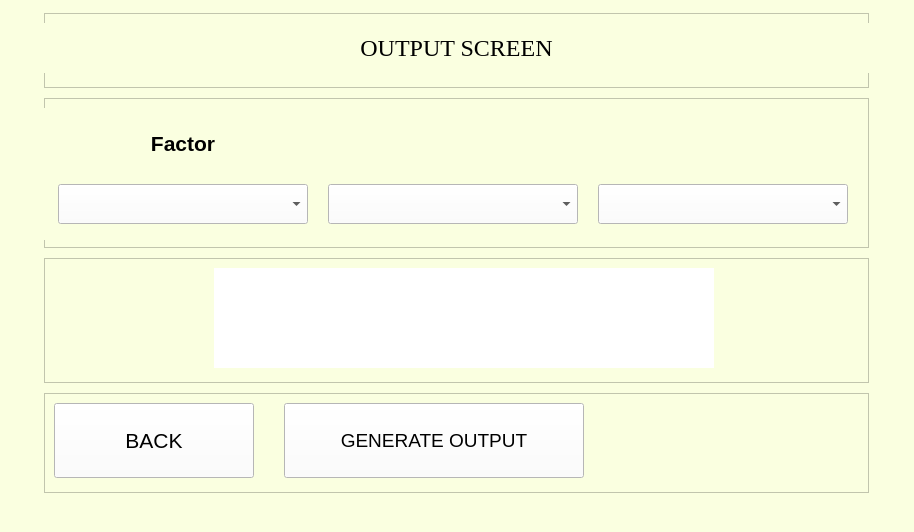
<?xml version="1.0" encoding="UTF-8"?>
<ui version="4.0">
 <class>MainWindow</class>
 <widget class="QMainWindow" name="MainWindow">
  <property name="geometry">
   <rect>
    <x>0</x>
    <y>0</y>
    <width>914</width>
    <height>532</height>
   </rect>
  </property>
  <property name="windowTitle">
   <string>MainWindow</string>
  </property>
  <property name="styleSheet">
   <string notr="true">background-color:rgb(250, 255, 224)</string>
  </property>
  <widget class="QWidget" name="centralwidget">
   <layout class="QVBoxLayout" name="verticalLayout">
    <item alignment="Qt::AlignHCenter">
     <widget class="QFrame" name="frame">
      <property name="minimumSize">
       <size>
        <width>825</width>
        <height>75</height>
       </size>
      </property>
      <property name="maximumSize">
       <size>
        <width>825</width>
        <height>75</height>
       </size>
      </property>
      <property name="frameShape">
       <enum>QFrame::StyledPanel</enum>
      </property>
      <property name="frameShadow">
       <enum>QFrame::Raised</enum>
      </property>
      <widget class="QLabel" name="heading">
       <property name="geometry">
        <rect>
         <x>0</x>
         <y>10</y>
         <width>825</width>
         <height>50</height>
        </rect>
       </property>
       <property name="sizePolicy">
        <sizepolicy hsizetype="Preferred" vsizetype="Preferred">
         <horstretch>0</horstretch>
         <verstretch>0</verstretch>
        </sizepolicy>
       </property>
       <property name="minimumSize">
        <size>
         <width>825</width>
         <height>50</height>
        </size>
       </property>
       <property name="maximumSize">
        <size>
         <width>825</width>
         <height>50</height>
        </size>
       </property>
       <property name="font">
        <font>
         <family>Times New Roman</family>
         <pointsize>18</pointsize>
        </font>
       </property>
       <property name="text">
        <string>OUTPUT SCREEN</string>
       </property>
       <property name="alignment">
        <set>Qt::AlignCenter</set>
       </property>
       <property name="wordWrap">
        <bool>true</bool>
       </property>
      </widget>
     </widget>
    </item>
    <item alignment="Qt::AlignHCenter">
     <widget class="QFrame" name="frame_4">
      <property name="minimumSize">
       <size>
        <width>825</width>
        <height>150</height>
       </size>
      </property>
      <property name="maximumSize">
       <size>
        <width>825</width>
        <height>150</height>
       </size>
      </property>
      <property name="frameShape">
       <enum>QFrame::StyledPanel</enum>
      </property>
      <property name="frameShadow">
       <enum>QFrame::Raised</enum>
      </property>
      <widget class="QWidget" name="layoutWidget">
       <property name="geometry">
        <rect>
         <x>0</x>
         <y>10</y>
         <width>821</width>
         <height>132</height>
        </rect>
       </property>
       <layout class="QGridLayout" name="gridLayout">
        <item row="2" column="2">
         <widget class="QComboBox" name="parameters2">
          <property name="sizePolicy">
           <sizepolicy hsizetype="Preferred" vsizetype="Preferred">
            <horstretch>0</horstretch>
            <verstretch>0</verstretch>
           </sizepolicy>
          </property>
          <property name="minimumSize">
           <size>
            <width>250</width>
            <height>40</height>
           </size>
          </property>
          <property name="maximumSize">
           <size>
            <width>250</width>
            <height>40</height>
           </size>
          </property>
          <property name="font">
           <font>
            <family>Arial</family>
            <pointsize>14</pointsize>
           </font>
          </property>
          <property name="acceptDrops">
           <bool>true</bool>
          </property>
          <property name="styleSheet">
           <string notr="true">background-color:rgb(255, 255, 255)</string>
          </property>
         </widget>
        </item>
        <item row="2" column="1">
         <widget class="QComboBox" name="parameters1">
          <property name="sizePolicy">
           <sizepolicy hsizetype="Preferred" vsizetype="Preferred">
            <horstretch>0</horstretch>
            <verstretch>0</verstretch>
           </sizepolicy>
          </property>
          <property name="minimumSize">
           <size>
            <width>250</width>
            <height>40</height>
           </size>
          </property>
          <property name="maximumSize">
           <size>
            <width>250</width>
            <height>40</height>
           </size>
          </property>
          <property name="font">
           <font>
            <family>Arial</family>
            <pointsize>14</pointsize>
           </font>
          </property>
          <property name="acceptDrops">
           <bool>true</bool>
          </property>
          <property name="styleSheet">
           <string notr="true">background-color:rgb(255, 255, 255)</string>
          </property>
         </widget>
        </item>
        <item row="1" column="2">
         <widget class="QLabel" name="paramLabel2">
          <property name="sizePolicy">
           <sizepolicy hsizetype="Preferred" vsizetype="Preferred">
            <horstretch>0</horstretch>
            <verstretch>0</verstretch>
           </sizepolicy>
          </property>
          <property name="minimumSize">
           <size>
            <width>250</width>
            <height>40</height>
           </size>
          </property>
          <property name="maximumSize">
           <size>
            <width>250</width>
            <height>40</height>
           </size>
          </property>
          <property name="font">
           <font>
            <family>Arial</family>
            <pointsize>16</pointsize>
            <weight>75</weight>
            <bold>true</bold>
           </font>
          </property>
          <property name="text">
           <string/>
          </property>
          <property name="alignment">
           <set>Qt::AlignCenter</set>
          </property>
          <property name="wordWrap">
           <bool>true</bool>
          </property>
         </widget>
        </item>
        <item row="1" column="0">
         <widget class="QLabel" name="factorsLabel">
          <property name="sizePolicy">
           <sizepolicy hsizetype="Preferred" vsizetype="Preferred">
            <horstretch>0</horstretch>
            <verstretch>0</verstretch>
           </sizepolicy>
          </property>
          <property name="minimumSize">
           <size>
            <width>250</width>
            <height>40</height>
           </size>
          </property>
          <property name="maximumSize">
           <size>
            <width>250</width>
            <height>40</height>
           </size>
          </property>
          <property name="font">
           <font>
            <family>Arial</family>
            <pointsize>16</pointsize>
            <weight>75</weight>
            <bold>true</bold>
           </font>
          </property>
          <property name="text">
           <string>Factor</string>
          </property>
          <property name="alignment">
           <set>Qt::AlignCenter</set>
          </property>
          <property name="wordWrap">
           <bool>true</bool>
          </property>
         </widget>
        </item>
        <item row="1" column="1">
         <widget class="QLabel" name="paramLabel1">
          <property name="sizePolicy">
           <sizepolicy hsizetype="Preferred" vsizetype="Preferred">
            <horstretch>0</horstretch>
            <verstretch>0</verstretch>
           </sizepolicy>
          </property>
          <property name="minimumSize">
           <size>
            <width>250</width>
            <height>40</height>
           </size>
          </property>
          <property name="maximumSize">
           <size>
            <width>300</width>
            <height>40</height>
           </size>
          </property>
          <property name="font">
           <font>
            <family>Arial</family>
            <pointsize>16</pointsize>
            <weight>75</weight>
            <bold>true</bold>
           </font>
          </property>
          <property name="text">
           <string/>
          </property>
          <property name="alignment">
           <set>Qt::AlignCenter</set>
          </property>
          <property name="wordWrap">
           <bool>true</bool>
          </property>
         </widget>
        </item>
        <item row="2" column="0">
         <widget class="QComboBox" name="factors">
          <property name="sizePolicy">
           <sizepolicy hsizetype="Preferred" vsizetype="Preferred">
            <horstretch>0</horstretch>
            <verstretch>0</verstretch>
           </sizepolicy>
          </property>
          <property name="minimumSize">
           <size>
            <width>250</width>
            <height>40</height>
           </size>
          </property>
          <property name="maximumSize">
           <size>
            <width>250</width>
            <height>40</height>
           </size>
          </property>
          <property name="font">
           <font>
            <family>Arial</family>
            <pointsize>14</pointsize>
           </font>
          </property>
          <property name="acceptDrops">
           <bool>true</bool>
          </property>
          <property name="autoFillBackground">
           <bool>false</bool>
          </property>
          <property name="styleSheet">
           <string notr="true">background-color:rgb(255, 255, 255)</string>
          </property>
          <property name="editable">
           <bool>false</bool>
          </property>
          <property name="frame">
           <bool>true</bool>
          </property>
         </widget>
        </item>
       </layout>
      </widget>
     </widget>
    </item>
    <item alignment="Qt::AlignHCenter">
     <widget class="QFrame" name="frame_5">
      <property name="minimumSize">
       <size>
        <width>825</width>
        <height>125</height>
       </size>
      </property>
      <property name="maximumSize">
       <size>
        <width>825</width>
        <height>125</height>
       </size>
      </property>
      <property name="frameShape">
       <enum>QFrame::StyledPanel</enum>
      </property>
      <property name="frameShadow">
       <enum>QFrame::Raised</enum>
      </property>
      <widget class="QLabel" name="outputDataLabel">
       <property name="geometry">
        <rect>
         <x>170</x>
         <y>10</y>
         <width>500</width>
         <height>100</height>
        </rect>
       </property>
       <property name="sizePolicy">
        <sizepolicy hsizetype="Preferred" vsizetype="Preferred">
         <horstretch>0</horstretch>
         <verstretch>0</verstretch>
        </sizepolicy>
       </property>
       <property name="minimumSize">
        <size>
         <width>500</width>
         <height>100</height>
        </size>
       </property>
       <property name="maximumSize">
        <size>
         <width>500</width>
         <height>100</height>
        </size>
       </property>
       <property name="font">
        <font>
         <family>Arial</family>
         <pointsize>14</pointsize>
        </font>
       </property>
       <property name="styleSheet">
        <string notr="true">background-color:rgb(255, 255, 255)</string>
       </property>
       <property name="text">
        <string/>
       </property>
       <property name="alignment">
        <set>Qt::AlignCenter</set>
       </property>
       <property name="wordWrap">
        <bool>true</bool>
       </property>
      </widget>
     </widget>
    </item>
    <item alignment="Qt::AlignHCenter">
     <widget class="QFrame" name="frame_6">
      <property name="minimumSize">
       <size>
        <width>825</width>
        <height>100</height>
       </size>
      </property>
      <property name="maximumSize">
       <size>
        <width>825</width>
        <height>100</height>
       </size>
      </property>
      <property name="frameShape">
       <enum>QFrame::StyledPanel</enum>
      </property>
      <property name="frameShadow">
       <enum>QFrame::Raised</enum>
      </property>
      <widget class="QPushButton" name="backButton">
       <property name="geometry">
        <rect>
         <x>10</x>
         <y>10</y>
         <width>200</width>
         <height>75</height>
        </rect>
       </property>
       <property name="sizePolicy">
        <sizepolicy hsizetype="Preferred" vsizetype="Preferred">
         <horstretch>0</horstretch>
         <verstretch>0</verstretch>
        </sizepolicy>
       </property>
       <property name="minimumSize">
        <size>
         <width>200</width>
         <height>75</height>
        </size>
       </property>
       <property name="maximumSize">
        <size>
         <width>200</width>
         <height>75</height>
        </size>
       </property>
       <property name="font">
        <font>
         <family>Arial</family>
         <pointsize>16</pointsize>
        </font>
       </property>
       <property name="styleSheet">
        <string notr="true">background-color:rgb(255, 255, 255)</string>
       </property>
       <property name="text">
        <string>BACK</string>
       </property>
      </widget>
      <widget class="QPushButton" name="generateButton">
       <property name="geometry">
        <rect>
         <x>240</x>
         <y>10</y>
         <width>300</width>
         <height>75</height>
        </rect>
       </property>
       <property name="sizePolicy">
        <sizepolicy hsizetype="Preferred" vsizetype="Preferred">
         <horstretch>0</horstretch>
         <verstretch>0</verstretch>
        </sizepolicy>
       </property>
       <property name="minimumSize">
        <size>
         <width>300</width>
         <height>75</height>
        </size>
       </property>
       <property name="maximumSize">
        <size>
         <width>300</width>
         <height>75</height>
        </size>
       </property>
       <property name="font">
        <font>
         <family>Arial</family>
         <pointsize>14</pointsize>
        </font>
       </property>
       <property name="styleSheet">
        <string notr="true">background-color:rgb(255, 255, 255)</string>
       </property>
       <property name="text">
        <string>GENERATE OUTPUT</string>
       </property>
      </widget>
     </widget>
    </item>
   </layout>
  </widget>
  <widget class="QMenuBar" name="menubar">
   <property name="geometry">
    <rect>
     <x>0</x>
     <y>0</y>
     <width>914</width>
     <height>21</height>
    </rect>
   </property>
  </widget>
  <widget class="QStatusBar" name="statusbar"/>
 </widget>
 <resources/>
 <connections/>
</ui>
